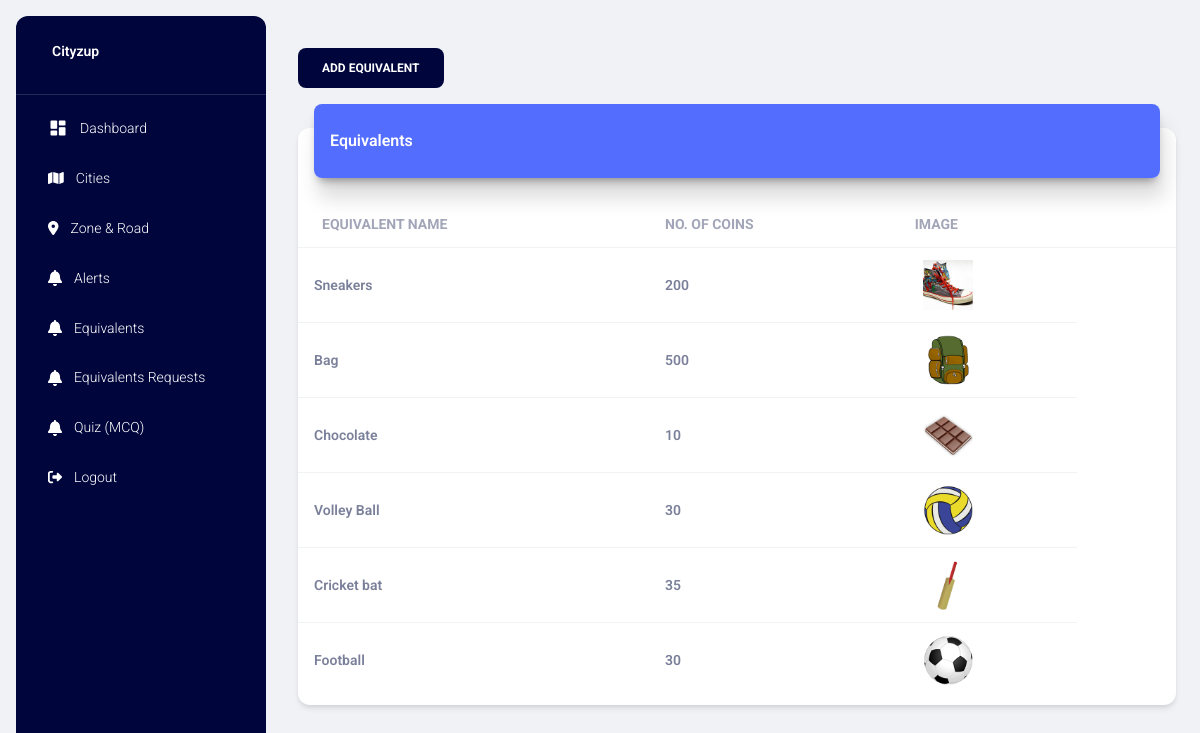
/equivalents (signed in), run on an earlier commit of the app's database.
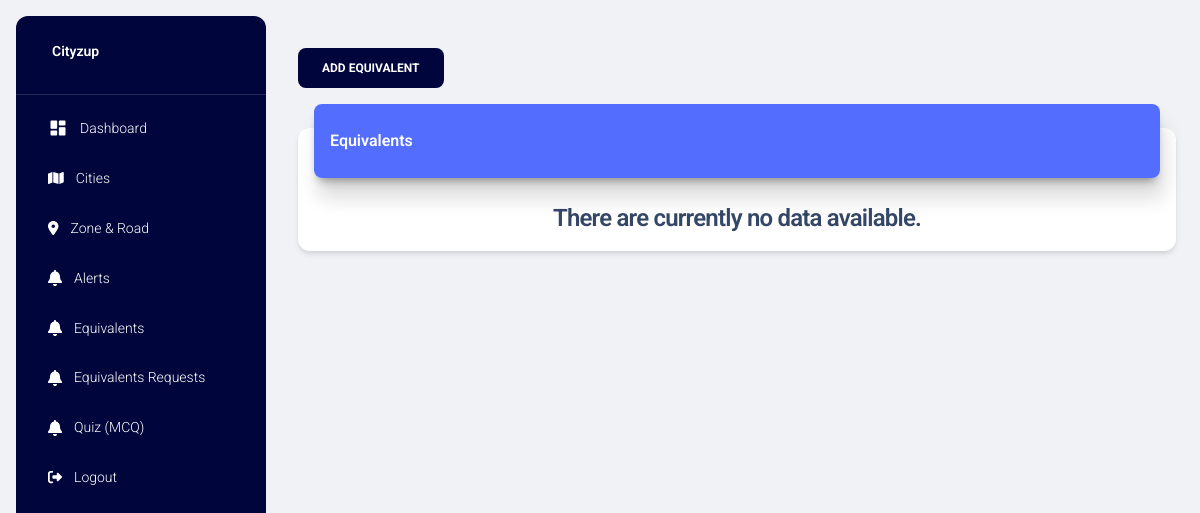
And on a later commit of the database.
### project/models.py (models this page shows)
class Equivalent(db.Model):
    eq_id = db.Column(db.Integer, primary_key=True)
    eq_name = db.Column(db.String(255), nullable=False)
    eq_coins = db.Column(db.Integer, nullable=False)
    eq_picture = db.Column(db.String(255), nullable=True)

### project/main.py (the view)
@main.route("/equivalents")
@login_required  # Ensure the user is logged in
def equivalents():
    equivalents = Equivalent.query.order_by(Equivalent.eq_id.desc()).all()
    title = 'Equivalents'
    page_title = 'Equivalent Items'
    return render_template('equivalents.html', equivalents=equivalents, page_title=page_title, title=title)

### project/models.py (called while the page is built)
@login_manager.user_loader
def load_user(user_id):
    return User.query.get(int(user_id))

### project/templates/equivalents.html (shortened to what this page needs)
{% extends "layout.html" %} {% block title %} {% endblock %} {% block content %}
<div class="container-fluid py-4">
    <div class="row">
        <div class="col-sm-12">
            <button class="btn btn-primary" data-bs-toggle="modal" data-bs-target="#modalAddEquivalent">Add
                Equivalent</button>
        </div>
    </div>
    <div class="row">
        <div class="col-12">
            <div class="card my-4">
                <div class="card-header p-0 position-relative mt-n4 mx-3 z-index-2">
                    <div class="bg-gradient-primary shadow-primary border-radius-lg pt-4 pb-3">
                        <h6 class="text-white text-capitalize ps-3">Equivalents</h6>
                    </div>
                </div>
                <div class="card-body px-0 pb-2">
                    <div class="table-responsive p-0">
                        {% if equivalents|length > 0 %}
                        <table class="table align-items-center mb-0">
                            <thead>
                                <tr>
                                    <th class="text-uppercase text-secondary text-sm font-weight-bolder opacity-7">
                                        Equivalent Name
                                    </th>
                                    <th class="text-uppercase text-secondary text-sm font-weight-bolder opacity-7 ps-2">
                                        No. of Coins
                                    </th>
                                    <th class="text-uppercase text-secondary text-sm font-weight-bolder opacity-7 ps-2">
                                        Image
                                    </th>
                                    <th class="text-secondary opacity-7"></th>
                                </tr>
                            </thead>
                            <tbody>
                                {% for data in equivalents %}
                                <tr>
                                    <td>
                                        <div class="d-flex px-2 py-1">
                                            <div class="d-flex flex-column justify-content-center">
                                                <p class="text-sm font-weight-bold mb-0">{{ data.eq_name }}</p>
                                            </div>
                                        </div>
                                    </td>
                                    <td>
                                        <p class="text-sm font-weight-bold mb-0">{{ data.eq_coins }}</p>
                                    </td>
                                    <td>
                                        <div class="d-flex px-2 py-1">
                                            <div class="d-flex flex-column justify-content-center">
                                                <a href="{{ url_for('static', filename='uploads/equivalents/' ~ data.eq_picture) }}" target="__blank">
                                                    <img src="{{ url_for('static', filename='uploads/equivalents/' ~ data.eq_picture) }}"
                                                        alt="Equivalent Image"
                                                        style="width: 50px; height: 50px; object-fit: cover;">
                                                </a>
                                            </div>
                                        </div>
                                    </td>
                                </tr>
                                {% endfor %}
                            </tbody>
                        </table>
                        {% else %}
                        <h4 class="text-center">There are currently no data available.</h4>
                        {% endif %}
                    </div>
                </div>
            </div>
        </div>
    </div>
</div>
{% endblock %}

### project/templates/layout.html (shortened to what this page needs)
<!DOCTYPE html>
<html lang="en">
<head>
  <link href="{{url_for('static',filename='css/nucleo-icons.css')}}" rel="stylesheet" />
  <link href="{{url_for('static',filename='css/nucleo-svg.css')}}" rel="stylesheet" />
  <link rel="stylesheet" href="{{url_for('static',filename='fontawesome-free-6.3.0-web/css/all.min.css')}}">
  <link id="pagestyle" href="{{url_for('static',filename='css/material-dashboard.css')}}" rel="stylesheet" />
  <link rel="stylesheet" href="{{url_for('static',filename='css/styles.css')}}">
</head>
<body class="g-sidenav-show  bg-gray-200">
  <aside
    class="sidenav navbar navbar-vertical navbar-expand-xs border-0 border-radius-xl my-3 fixed-start ms-3   bg-gradient-dark"
    id="sidenav-main">
    <div class="sidenav-header">
      <a class="navbar-brand m-0" href="">
        <span class="ms-1 font-weight-bold text-white">Cityzup</span>
      </a>
    </div>
    <hr class="horizontal light mt-0 mb-2">
    <div class="collapse navbar-collapse  w-auto  max-height-vh-100" id="sidenav-collapse-main">
      <ul class="navbar-nav">
        <li class="nav-item">
          <a class="nav-link text-white" href="{{ url_for('main.home') }}">
            <div class="text-white text-center me-2 d-flex align-items-center justify-content-center">
              <i class="material-icons opacity-10">dashboard</i>
            </div>
            <span class="nav-link-text ms-1">Dashboard</span>
          </a>
        </li>
        <li class="nav-item">
          <a class="nav-link text-white " href="{{ url_for('main.cities') }}">
            <div class="text-white text-center me-2 d-flex align-items-center justify-content-center">
            </div>
            <span class="nav-link-text ms-1">Cities</span>
          </a>
        </li>
        <li class="nav-item">
          <a class="nav-link text-white" href="{{url_for('main.zones_and_roads')}}">
            <div class="text-white text-center me-2 d-flex align-items-center justify-content-center">
            </div>
            <span class="nav-link-text ms-1">Zone & Road</span>
          </a>
        </li>
        <li class="nav-item">
          <a class="nav-link text-white" href="{{url_for('main.get_alerts_with_user_info')}}">
            <div class="text-white text-center me-2 d-flex align-items-center justify-content-center">
            </div>
            <span class="nav-link-text ms-1">Alerts</span>
          </a>
        </li>
        <li class="nav-item">
          <a class="nav-link text-white" href="{{url_for('main.equivalents')}}">
            <div class="text-white text-center me-2 d-flex align-items-center justify-content-center">
            </div>
            <span class="nav-link-text ms-1">Equivalents</span>
          </a>
        </li>
        <li class="nav-item">
          <a class="nav-link text-white" href="{{url_for('main.equivalents_requests')}}">
            <div class="text-white text-center me-2 d-flex align-items-center justify-content-center">
            </div>
            <span class="nav-link-text ms-1">Equivalents Requests</span>
          </a>
        </li>
        <li class="nav-item">
          <a class="nav-link text-white" href="{{url_for('main.quiz_mcqs')}}">
            <div class="text-white text-center me-2 d-flex align-items-center justify-content-center">
            </div>
            <span class="nav-link-text ms-1">Quiz (MCQ)</span>
          </a>
        </li>
        <li class="nav-item">
          <a class="nav-link text-white " href="{{url_for('auth.logout')}}">
            <div class="text-white text-center me-2 d-flex align-items-center justify-content-center">
            </div>
            <span class="nav-link-text ms-1">Logout</span>
          </a>
        </li>
      </ul>
    </div>
  </aside>
  <main class="main-content position-relative max-height-vh-100 h-100 border-radius-lg ">
    <nav class="navbar navbar-main navbar-expand-lg px-0 mx-4 shadow-none border-radius-xl" id="navbarBlur"
      navbar-scroll="true">
      <div class="container-fluid py-1 px-3">
      </div>
    </nav>
    <div class="">
      {% block content %}{% endblock %}
    </div>
  </main>
</body>
</html>

### project/static/css/styles.css (style rules this page uses)
.bg-gradient-primary { background-image: linear-gradient(195deg, #536dfe 0%, #536dfe 100%); }
.bg-gradient-dark { background-image: linear-gradient(195deg, #00053c 0%, #00053c 100%); }
.btn-primary { background-color: #00053c !important; box-shadow: none; border: none; }
.shadow-primary { box-shadow: 4px 20px 20px rgba(0, 0, 0, 0.14), 0px 7px 10px -5px rgba(0, 0, 0, 0.4) !important }

### project/templates/layout.html (style rules this page uses)
svg { fill: #f9fafd }
svg { fill: #ffffff }

What changed in the data, as far as the page shows it:
removed Equivalent: eq_name "Sneakers", eq_coins "200", eq_picture (picture)
removed Equivalent: eq_name "Bag", eq_coins "500", eq_picture (picture)
removed Equivalent: eq_name "Chocolate", eq_coins "10", eq_picture (picture)
removed Equivalent: eq_name "Volley Ball", eq_coins "30", eq_picture (picture)
removed Equivalent: eq_name "Cricket bat", eq_coins "35", eq_picture (picture)
removed Equivalent: eq_name "Football", eq_coins "30", eq_picture (picture)
Also different on the page:
text no longer shown: "EQUIVALENT NAME NO. OF COINS IMAGE"
text now shown: "There are currently no data available."
